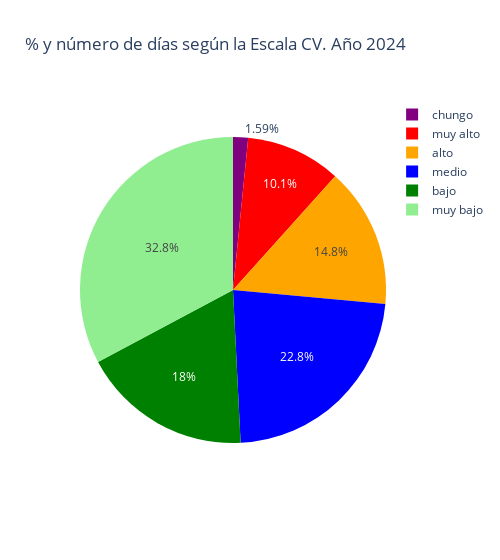

Notebook code for this chart:
### Code cell
graf_ecv_anual_queso()

### Figure 1 — Plotly figure (JSON) as saved in the notebook; plotly's stock layout.template omitted (floating-point values rounded to 4 significant figures)
{"data": [{"customdata": [["chungo"], ["muy alto"], ["alto"], ["medio"], ["bajo"], ["muy bajo"]], "direction": "clockwise", "domain": {"x": [0, 1], "y": [0, 1]}, "hovertemplate": "escala_cv=%{customdata[0]}<br>num_dias=%{value}<extra></extra>", "labels": ["chungo", "muy alto", "alto", "medio", "bajo", "muy bajo"], "legendgroup": "", "marker": {"colors": ["purple", "red", "orange", "blue", "green", "lightgreen"]}, "name": "", "showlegend": true, "sort": false, "type": "pie", "values": [3, 19, 28, 43, 34, 62]}], "layout": {"legend": {"tracegroupgap": 0}, "title": {"text": "% y número de días según la Escala CV. Año 2024"}, "width": 500}}
